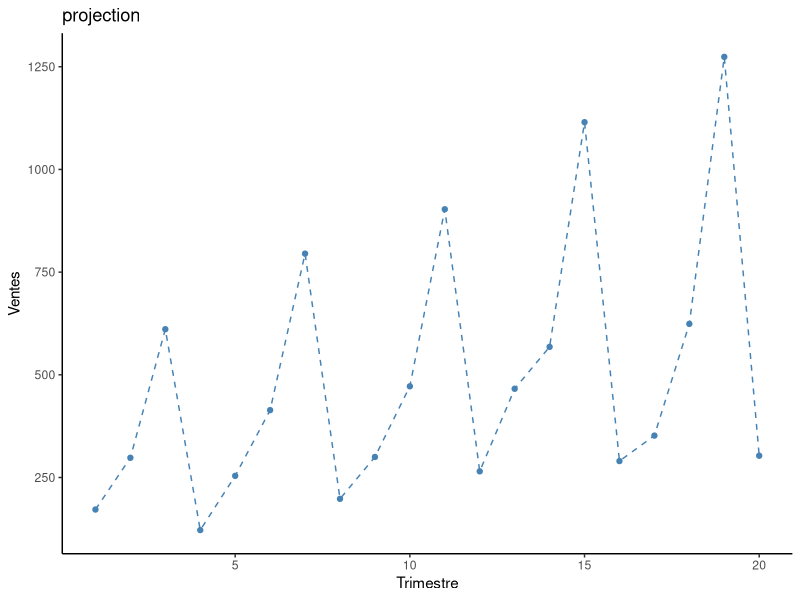
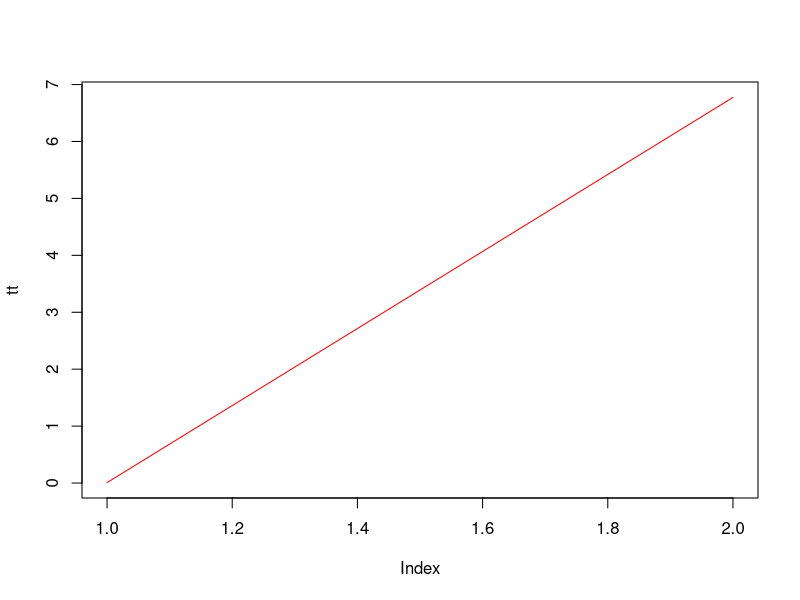
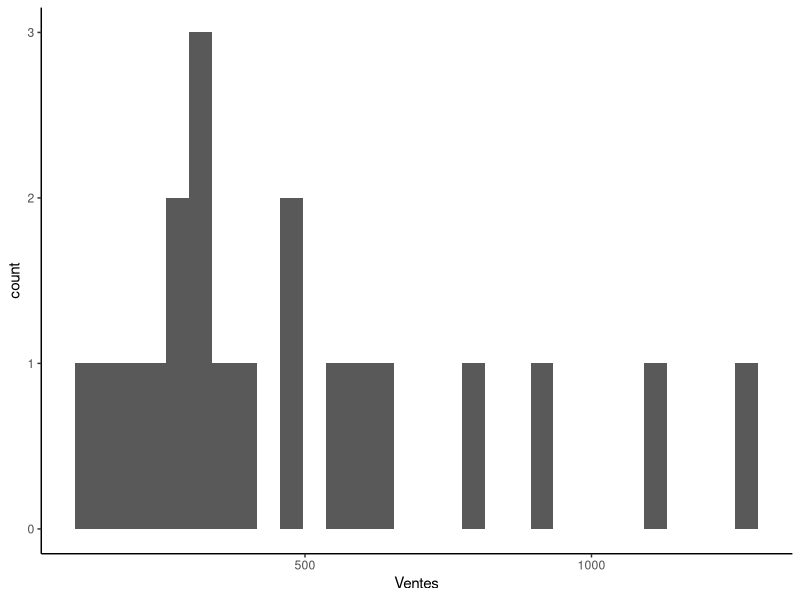

Here is the R script that generated these plots, in order:
library(ggplot2)

theme_set(
  theme_classic() +
    theme(legend.position = "top")
)

calcul_a <- function (x, y, x_mean, y_mean, size){
  xy_val <- 0
  x_carree <- 0
  r <- 0
  size <- length(x)
  
  for (i in 1:size){
    r <- x[i] *y[i]
    xy_val <- xy_val + r
    x_carree <- x_carree + (x[i] * x[i])
  }
  xy_mean <- xy_val / size
  x_carree_mean <- x_carree / size
  
  a <- (xy_mean - (x_mean * y_mean)) / (x_carree_mean - (x_mean * x_mean))
  return(a)
}
calcul_b <- function (x_mean, y_mean, a){
  b <- y_mean - (a * x_mean)
  return(b)
}

moindre_carre <- function (x, y){
  x_mean <- mean(x)
  y_mean <- mean(y)

  a <- calcul_a(x, y, x_mean, y_mean, size)
  b <- calcul_b(x_mean, y_mean, a)
  return(c(a,b))
}
x <- c(172, 298, 611, 122, 254, 414, 795, 198, 300, 472, 903, 265, 466, 568, 1115, 290, 352, 624, 1274, 303)
y <- c(1, 2, 3, 4, 5, 6, 7, 8, 9, 10, 11, 12, 13, 14, 15, 16, 17, 18, 19, 20)
df <- data.frame(Ventes=x,
                 Trimestre=y)
head(df, 4)

tt <- moindre_carre(x, y)

print(tt)


#STEP 1
p <- ggplot(data = df, aes(x = Trimestre, y = Ventes, group = 1)) 
p + geom_line(linetype = "dashed", color = "steelblue")+
  geom_point(color = "steelblue") + geom_abline(intercept = 20, slope = 1)+
  ggtitle("projection")

g <- plot(tt,col='red',type='l')

q<- ggplot(df, aes(x=Ventes)) + geom_histogram()
q

#STEP 3
tab_mb <- list()

for (i in 1:16){
  m <- ((x[i] * 1) + (x[i+1]*2) + (x[i+2]*3) + (x[i+3]*4))/(i*4+6)
  print("moyenne mobile 4: ")
  print(m)
  append(tab_mb, m)
}
print(tab_mb)
